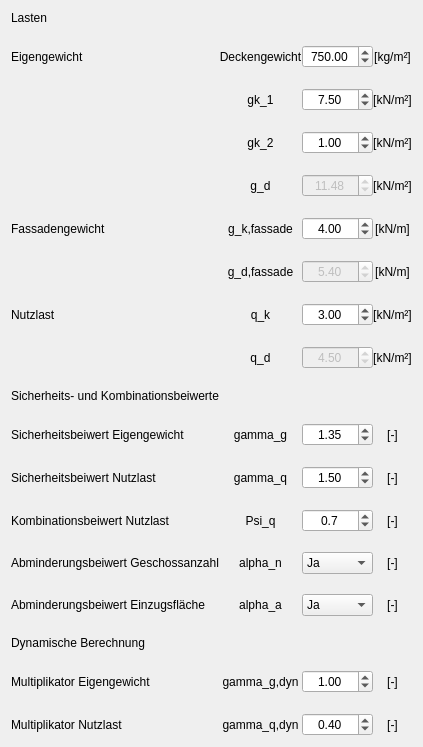
          <widget class="QWidget" name="tab_120">
           <attribute name="title">
            <string>Vertikallasten</string>
           </attribute>
           <layout class="QVBoxLayout" name="verticalLayout_9">
            <property name="spacing">
             <number>7</number>
            </property>
            <property name="leftMargin">
             <number>11</number>
            </property>
            <property name="topMargin">
             <number>11</number>
            </property>
            <property name="rightMargin">
             <number>11</number>
            </property>
            <property name="bottomMargin">
             <number>11</number>
            </property>
            <item>
             <layout class="QGridLayout" name="gridLayout">
              <property name="horizontalSpacing">
               <number>0</number>
              </property>
              <property name="verticalSpacing">
               <number>20</number>
              </property>
              <item row="5" column="2">
               <widget class="QDoubleSpinBox" name="spinBox_gk_fassade">
                <property name="alignment">
                 <set>Qt::AlignCenter</set>
                </property>
                <property name="decimals">
                 <number>2</number>
                </property>
                <property name="maximum">
                 <double>99.000000000000000</double>
                </property>
                <property name="singleStep">
                 <double>0.000000000000000</double>
                </property>
                <property name="value">
                 <double>4.000000000000000</double>
                </property>
               </widget>
              </item>
              <item row="3" column="1">
               <widget class="QLabel" name="label_122_12">
                <property name="toolTip">
                 <string>&lt;html&gt;&lt;head/&gt;&lt;body&gt;&lt;p&gt;Ausbaulast&lt;/p&gt;&lt;/body&gt;&lt;/html&gt;</string>
                </property>
                <property name="text">
                 <string>gk_2</string>
                </property>
                <property name="alignment">
                 <set>Qt::AlignCenter</set>
                </property>
               </widget>
              </item>
              <item row="12" column="3">
               <widget class="QLabel" name="label_124_6">
                <property name="text">
                 <string>[-]</string>
                </property>
                <property name="alignment">
                 <set>Qt::AlignCenter</set>
                </property>
               </widget>
              </item>
              <item row="5" column="0">
               <widget class="QLabel" name="label_121_4">
                <property name="text">
                 <string>Fassadengewicht</string>
                </property>
               </widget>
              </item>
              <item row="5" column="3">
               <widget class="QLabel" name="label_124_4">
                <property name="text">
                 <string>[kN/m]</string>
                </property>
                <property name="alignment">
                 <set>Qt::AlignCenter</set>
                </property>
               </widget>
              </item>
              <item row="17" column="2">
               <widget class="QDoubleSpinBox" name="spinBox_gamma_q_dyn">
                <property name="alignment">
                 <set>Qt::AlignCenter</set>
                </property>
                <property name="decimals">
                 <number>2</number>
                </property>
                <property name="maximum">
                 <double>10.000000000000000</double>
                </property>
                <property name="singleStep">
                 <double>0.000000000000000</double>
                </property>
                <property name="value">
                 <double>0.400000000000000</double>
                </property>
               </widget>
              </item>
              <item row="10" column="3">
               <widget class="QLabel" name="label_124_17">
                <property name="text">
                 <string>[-]</string>
                </property>
                <property name="alignment">
                 <set>Qt::AlignCenter</set>
                </property>
               </widget>
              </item>
              <item row="13" column="3">
               <widget class="QLabel" name="label_124_18">
                <property name="text">
                 <string>[-]</string>
                </property>
                <property name="alignment">
                 <set>Qt::AlignCenter</set>
                </property>
               </widget>
              </item>
              <item row="2" column="1">
               <widget class="QLabel" name="label_122_3">
                <property name="toolTip">
                 <string>&lt;html&gt;&lt;head/&gt;&lt;body&gt;&lt;p&gt;Eigengewicht, wird automatisch aus dem Gewicht der Decke berechnet&lt;/p&gt;&lt;p&gt;&lt;br/&gt;&lt;/p&gt;&lt;/body&gt;&lt;/html&gt;</string>
                </property>
                <property name="text">
                 <string>gk_1</string>
                </property>
                <property name="alignment">
                 <set>Qt::AlignCenter</set>
                </property>
               </widget>
              </item>
              <item row="4" column="1">
               <widget class="QLabel" name="label_122_9">
                <property name="toolTip">
                 <string>&lt;html&gt;&lt;head/&gt;&lt;body&gt;&lt;p&gt;Eigengewicht gesamt (Summe Eigengewicht Decken +  Ausbaulast) auf Design-Niveau&lt;/p&gt;&lt;/body&gt;&lt;/html&gt;</string>
                </property>
                <property name="text">
                 <string>g_d</string>
                </property>
                <property name="alignment">
                 <set>Qt::AlignCenter</set>
                </property>
               </widget>
              </item>
              <item row="12" column="1">
               <widget class="QLabel" name="label_122_7">
                <property name="text">
                 <string>Psi_q</string>
                </property>
                <property name="alignment">
                 <set>Qt::AlignCenter</set>
                </property>
               </widget>
              </item>
              <item row="8" column="2">
               <widget class="QDoubleSpinBox" name="spinBox_qd">
                <property name="enabled">
                 <bool>false</bool>
                </property>
                <property name="alignment">
                 <set>Qt::AlignCenter</set>
                </property>
                <property name="decimals">
                 <number>2</number>
                </property>
                <property name="maximum">
                 <double>99.000000000000000</double>
                </property>
                <property name="singleStep">
                 <double>0.000000000000000</double>
                </property>
                <property name="value">
                 <double>4.500000000000000</double>
                </property>
               </widget>
              </item>
              <item row="2" column="3">
               <widget class="QLabel" name="label_124_2">
                <property name="text">
                 <string>[kN/m²]</string>
                </property>
                <property name="alignment">
                 <set>Qt::AlignCenter</set>
                </property>
               </widget>
              </item>
              <item row="16" column="0">
               <widget class="QLabel" name="label_121_15">
                <property name="text">
                 <string>Multiplikator Eigengewicht</string>
                </property>
               </widget>
              </item>
              <item row="14" column="1">
               <widget class="QLabel" name="label_122_19">
                <property name="text">
                 <string>alpha_a</string>
                </property>
                <property name="alignment">
                 <set>Qt::AlignCenter</set>
                </property>
               </widget>
              </item>
              <item row="13" column="1">
               <widget class="QLabel" name="label_122_18">
                <property name="text">
                 <string>alpha_n</string>
                </property>
                <property name="alignment">
                 <set>Qt::AlignCenter</set>
                </property>
               </widget>
              </item>
              <item row="12" column="0">
               <widget class="QLabel" name="label_121_7">
                <property name="text">
                 <string>Kombinationsbeiwert Nutzlast</string>
                </property>
               </widget>
              </item>
              <item row="7" column="3">
               <widget class="QLabel" name="label_124_3">
                <property name="text">
                 <string>[kN/m²]</string>
                </property>
                <property name="alignment">
                 <set>Qt::AlignCenter</set>
                </property>
               </widget>
              </item>
              <item row="5" column="1">
               <widget class="QLabel" name="label_122_4">
                <property name="text">
                 <string>g_k,fassade</string>
                </property>
                <property name="alignment">
                 <set>Qt::AlignCenter</set>
                </property>
               </widget>
              </item>
              <item row="7" column="2">
               <widget class="QDoubleSpinBox" name="spinBox_qk">
                <property name="alignment">
                 <set>Qt::AlignCenter</set>
                </property>
                <property name="decimals">
                 <number>2</number>
                </property>
                <property name="maximum">
                 <double>99.000000000000000</double>
                </property>
                <property name="singleStep">
                 <double>0.000000000000000</double>
                </property>
                <property name="value">
                 <double>3.000000000000000</double>
                </property>
               </widget>
              </item>
              <item row="1" column="1">
               <widget class="QLabel" name="label_6">
                <property name="text">
                 <string>Deckengewicht</string>
                </property>
                <property name="alignment">
                 <set>Qt::AlignCenter</set>
                </property>
               </widget>
              </item>
              <item row="11" column="3">
               <widget class="QLabel" name="label_124_16">
                <property name="text">
                 <string>[-]</string>
                </property>
                <property name="alignment">
                 <set>Qt::AlignCenter</set>
                </property>
               </widget>
              </item>
              <item row="14" column="2">
               <widget class="QComboBox" name="comboBox_alpha_a">
                <item>
                 <property name="text">
                  <string>Ja</string>
                 </property>
                </item>
                <item>
                 <property name="text">
                  <string>Nein</string>
                 </property>
                </item>
               </widget>
              </item>
              <item row="10" column="1">
               <widget class="QLabel" name="label_122_17">
                <property name="text">
                 <string>gamma_g</string>
                </property>
                <property name="alignment">
                 <set>Qt::AlignCenter</set>
                </property>
               </widget>
              </item>
              <item row="3" column="2">
               <widget class="QDoubleSpinBox" name="spinBox_gk2">
                <property name="alignment">
                 <set>Qt::AlignCenter</set>
                </property>
                <property name="decimals">
                 <number>2</number>
                </property>
                <property name="maximum">
                 <double>99.000000000000000</double>
                </property>
                <property name="singleStep">
                 <double>0.000000000000000</double>
                </property>
                <property name="value">
                 <double>1.000000000000000</double>
                </property>
               </widget>
              </item>
              <item row="9" column="0">
               <widget class="QLabel" name="label_2">
                <property name="sizePolicy">
                 <sizepolicy hsizetype="Minimum" vsizetype="Fixed">
                  <horstretch>0</horstretch>
                  <verstretch>0</verstretch>
                 </sizepolicy>
                </property>
                <property name="text">
                 <string>Sicherheits- und Kombinationsbeiwerte</string>
                </property>
               </widget>
              </item>
              <item row="11" column="0">
               <widget class="QLabel" name="label_121_9">
                <property name="text">
                 <string>Sicherheitsbeiwert Nutzlast</string>
                </property>
               </widget>
              </item>
              <item row="6" column="3">
               <widget class="QLabel" name="label_124_13">
                <property name="text">
                 <string>[kN/m]</string>
                </property>
                <property name="alignment">
                 <set>Qt::AlignCenter</set>
                </property>
               </widget>
              </item>
              <item row="1" column="0">
               <widget class="QLabel" name="label_121_2">
                <property name="text">
                 <string>Eigengewicht</string>
                </property>
               </widget>
              </item>
              <item row="11" column="2">
               <widget class="QDoubleSpinBox" name="spinBox_gamma_q">
                <property name="alignment">
                 <set>Qt::AlignCenter</set>
                </property>
                <property name="decimals">
                 <number>2</number>
                </property>
                <property name="maximum">
                 <double>10.000000000000000</double>
                </property>
                <property name="singleStep">
                 <double>0.100000000000000</double>
                </property>
                <property name="value">
                 <double>1.500000000000000</double>
                </property>
               </widget>
              </item>
              <item row="6" column="1">
               <widget class="QLabel" name="label_122_13">
                <property name="text">
                 <string>g_d,fassade</string>
                </property>
                <property name="alignment">
                 <set>Qt::AlignCenter</set>
                </property>
               </widget>
              </item>
              <item row="3" column="3">
               <widget class="QLabel" name="label_124_12">
                <property name="text">
                 <string>[kN/m²]</string>
                </property>
                <property name="alignment">
                 <set>Qt::AlignCenter</set>
                </property>
               </widget>
              </item>
              <item row="14" column="3">
               <widget class="QLabel" name="label_124_19">
                <property name="text">
                 <string>[-]</string>
                </property>
                <property name="alignment">
                 <set>Qt::AlignCenter</set>
                </property>
               </widget>
              </item>
              <item row="14" column="0">
               <widget class="QLabel" name="label_121_14">
                <property name="text">
                 <string>Abminderungsbeiwert Einzugsfläche</string>
                </property>
               </widget>
              </item>
              <item row="16" column="2">
               <widget class="QDoubleSpinBox" name="spinBox_gamma_g_dyn">
                <property name="alignment">
                 <set>Qt::AlignCenter</set>
                </property>
                <property name="decimals">
                 <number>2</number>
                </property>
                <property name="maximum">
                 <double>10.000000000000000</double>
                </property>
                <property name="singleStep">
                 <double>0.000000000000000</double>
                </property>
                <property name="value">
                 <double>1.000000000000000</double>
                </property>
               </widget>
              </item>
              <item row="10" column="0">
               <widget class="QLabel" name="label_121_12">
                <property name="text">
                 <string>Sicherheitsbeiwert Eigengewicht</string>
                </property>
               </widget>
              </item>
              <item row="2" column="2">
               <widget class="QDoubleSpinBox" name="spinBox_gk1">
                <property name="alignment">
                 <set>Qt::AlignCenter</set>
                </property>
                <property name="decimals">
                 <number>2</number>
                </property>
                <property name="maximum">
                 <double>99.000000000000000</double>
                </property>
                <property name="singleStep">
                 <double>0.000000000000000</double>
                </property>
                <property name="value">
                 <double>7.500000000000000</double>
                </property>
               </widget>
              </item>
              <item row="4" column="2">
               <widget class="QDoubleSpinBox" name="spinBox_gd">
                <property name="enabled">
                 <bool>false</bool>
                </property>
                <property name="alignment">
                 <set>Qt::AlignCenter</set>
                </property>
                <property name="decimals">
                 <number>2</number>
                </property>
                <property name="maximum">
                 <double>99.000000000000000</double>
                </property>
                <property name="singleStep">
                 <double>0.000000000000000</double>
                </property>
                <property name="value">
                 <double>11.480000000000000</double>
                </property>
               </widget>
              </item>
              <item row="7" column="0">
               <widget class="QLabel" name="label_121_3">
                <property name="text">
                 <string>Nutzlast</string>
                </property>
               </widget>
              </item>
              <item row="7" column="1">
               <widget class="QLabel" name="label_122_2">
                <property name="text">
                 <string>q_k</string>
                </property>
                <property name="alignment">
                 <set>Qt::AlignCenter</set>
                </property>
               </widget>
              </item>
              <item row="4" column="3">
               <widget class="QLabel" name="label_124_9">
                <property name="text">
                 <string>[kN/m²]</string>
                </property>
                <property name="alignment">
                 <set>Qt::AlignCenter</set>
                </property>
               </widget>
              </item>
              <item row="13" column="0">
               <widget class="QLabel" name="label_121_13">
                <property name="text">
                 <string>Abminderungsbeiwert Geschossanzahl</string>
                </property>
               </widget>
              </item>
              <item row="17" column="3">
               <widget class="QLabel" name="label_124_30">
                <property name="text">
                 <string>[-]</string>
                </property>
                <property name="alignment">
                 <set>Qt::AlignCenter</set>
                </property>
               </widget>
              </item>
              <item row="8" column="1">
               <widget class="QLabel" name="label_122_11">
                <property name="text">
                 <string>q_d</string>
                </property>
                <property name="alignment">
                 <set>Qt::AlignCenter</set>
                </property>
               </widget>
              </item>
              <item row="12" column="2">
               <widget class="QDoubleSpinBox" name="spinBox_Psi_q">
                <property name="alignment">
                 <set>Qt::AlignCenter</set>
                </property>
                <property name="decimals">
                 <number>1</number>
                </property>
                <property name="maximum">
                 <double>1.000000000000000</double>
                </property>
                <property name="singleStep">
                 <double>0.000000000000000</double>
                </property>
                <property name="value">
                 <double>0.700000000000000</double>
                </property>
               </widget>
              </item>
              <item row="13" column="2">
               <widget class="QComboBox" name="comboBox_alpha_n">
                <item>
                 <property name="text">
                  <string>Ja</string>
                 </property>
                </item>
                <item>
                 <property name="text">
                  <string>Nein</string>
                 </property>
                </item>
               </widget>
              </item>
              <item row="1" column="2">
               <widget class="QDoubleSpinBox" name="spinBox_G_decke">
                <property name="alignment">
                 <set>Qt::AlignCenter</set>
                </property>
                <property name="maximum">
                 <double>9999.989999999999782</double>
                </property>
                <property name="value">
                 <double>750.000000000000000</double>
                </property>
               </widget>
              </item>
              <item row="8" column="3">
               <widget class="QLabel" name="label_124_11">
                <property name="text">
                 <string>[kN/m²]</string>
                </property>
                <property name="alignment">
                 <set>Qt::AlignCenter</set>
                </property>
               </widget>
              </item>
              <item row="17" column="0">
               <widget class="QLabel" name="label_121_11">
                <property name="text">
                 <string>Multiplikator Nutzlast</string>
                </property>
               </widget>
              </item>
              <item row="16" column="3">
               <widget class="QLabel" name="label_124_31">
                <property name="text">
                 <string>[-]</string>
                </property>
                <property name="alignment">
                 <set>Qt::AlignCenter</set>
                </property>
               </widget>
              </item>
              <item row="0" column="0">
               <widget class="QLabel" name="label">
                <property name="sizePolicy">
                 <sizepolicy hsizetype="Minimum" vsizetype="Fixed">
                  <horstretch>0</horstretch>
                  <verstretch>0</verstretch>
                 </sizepolicy>
                </property>
                <property name="text">
                 <string>Lasten</string>
                </property>
               </widget>
              </item>
              <item row="16" column="1">
               <widget class="QLabel" name="label_122_20">
                <property name="text">
                 <string>gamma_g,dyn</string>
                </property>
                <property name="alignment">
                 <set>Qt::AlignCenter</set>
                </property>
               </widget>
              </item>
              <item row="17" column="1">
               <widget class="QLabel" name="label_122_21">
                <property name="text">
                 <string>gamma_q,dyn</string>
                </property>
                <property name="alignment">
                 <set>Qt::AlignCenter</set>
                </property>
               </widget>
              </item>
              <item row="11" column="1">
               <widget class="QLabel" name="label_122_16">
                <property name="text">
                 <string>gamma_q</string>
                </property>
                <property name="alignment">
                 <set>Qt::AlignCenter</set>
                </property>
               </widget>
              </item>
              <item row="15" column="0">
               <widget class="QLabel" name="label_5">
                <property name="sizePolicy">
                 <sizepolicy hsizetype="Minimum" vsizetype="Fixed">
                  <horstretch>0</horstretch>
                  <verstretch>0</verstretch>
                 </sizepolicy>
                </property>
                <property name="text">
                 <string>Dynamische Berechnung</string>
                </property>
               </widget>
              </item>
              <item row="10" column="2">
               <widget class="QDoubleSpinBox" name="spinBox_gamma_g">
                <property name="alignment">
                 <set>Qt::AlignCenter</set>
                </property>
                <property name="decimals">
                 <number>2</number>
                </property>
                <property name="maximum">
                 <double>10.000000000000000</double>
                </property>
                <property name="singleStep">
                 <double>0.100000000000000</double>
                </property>
                <property name="value">
                 <double>1.350000000000000</double>
                </property>
               </widget>
              </item>
              <item row="6" column="2">
               <widget class="QDoubleSpinBox" name="spinBox_gd_fassade">
                <property name="enabled">
                 <bool>false</bool>
                </property>
                <property name="alignment">
                 <set>Qt::AlignCenter</set>
                </property>
                <property name="decimals">
                 <number>2</number>
                </property>
                <property name="maximum">
                 <double>99.000000000000000</double>
                </property>
                <property name="singleStep">
                 <double>0.000000000000000</double>
                </property>
                <property name="value">
                 <double>5.400000000000000</double>
                </property>
               </widget>
              </item>
              <item row="1" column="3">
               <widget class="QLabel" name="label_7">
                <property name="text">
                 <string>[kg/m²]</string>
                </property>
                <property name="alignment">
                 <set>Qt::AlignCenter</set>
                </property>
               </widget>
              </item>
             </layout>
            </item>
           </layout>
          </widget>
